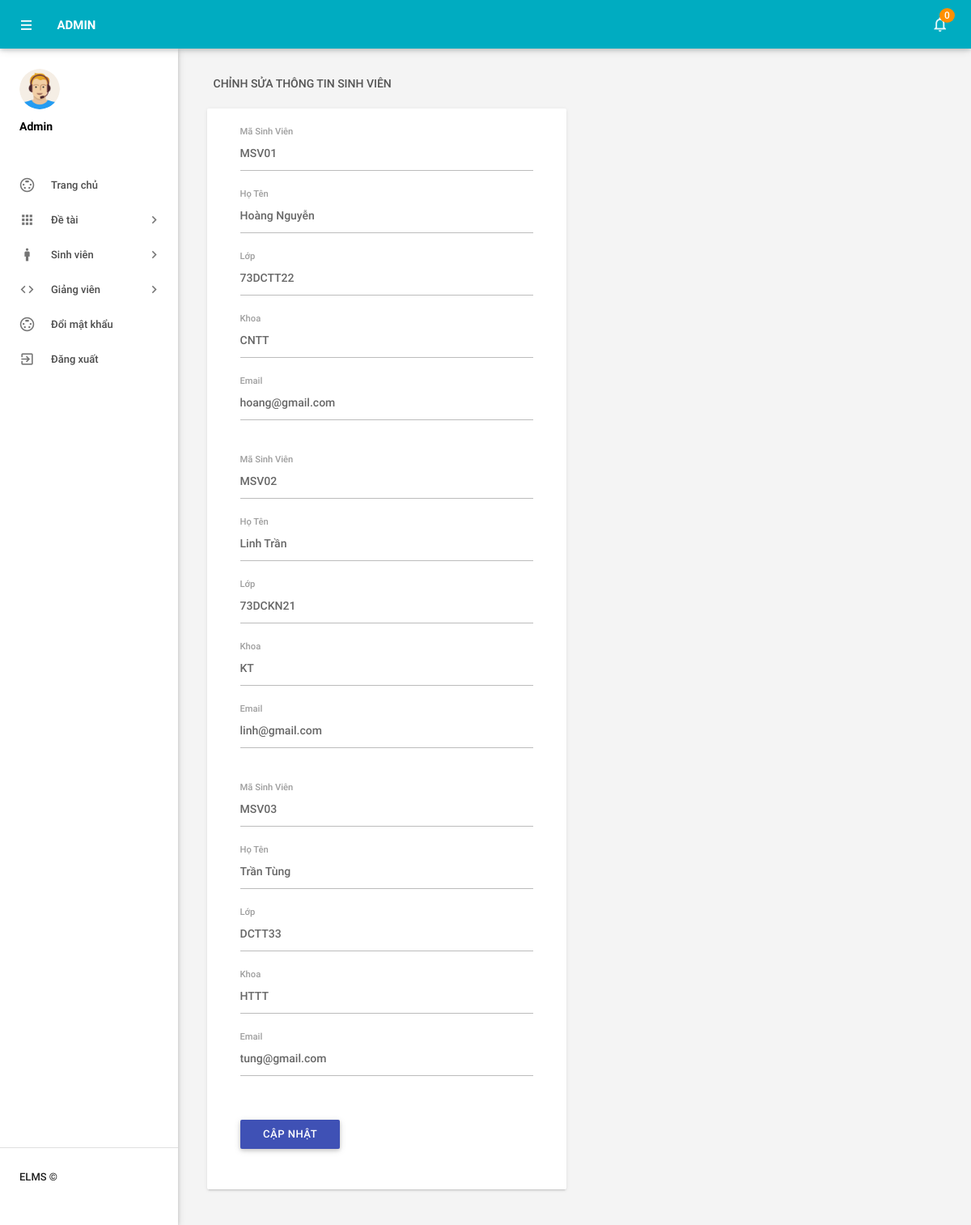
The app's page /BTL_CNPM/admin/editleavetype.php (signed in) with its own data.
### tables this page shows
CREATE TABLE `sinh_vien` (
  `MaSV` varchar(50) NOT NULL,
  `Hoten` varchar(50) NOT NULL,
  `Lop` varchar(50) NOT NULL,
  `Khoa` varchar(50) NOT NULL,
  `Email` varchar(50) NOT NULL,
  `Password` varchar(50) NOT NULL
);

### BTL_CNPM/admin/editleavetype.php (the view, shortened to what this page needs)
<?php
include('includes/config.php');
?>
<!DOCTYPE html>
<html lang="vi">
<head>
    <link type="text/css" rel="stylesheet" href="../assets/plugins/materialize/css/materialize.min.css"/>
    <link href="../assets/plugins/material-preloader/css/materialPreloader.min.css" rel="stylesheet">
    <link href="../assets/css/alpha.min.css" rel="stylesheet" type="text/css"/>
    <link href="../assets/css/custom.css" rel="stylesheet" type="text/css"/>
</head>
<body>
    <?php include('includes/header.php'); ?>
    <?php include('includes/sidebar.php'); ?>
    <main class="mn-inner">
        <div class="row">
            <div class="col s12">
                <div class="page-title">Chỉnh Sửa Thông Tin Sinh Viên</div>
            </div>
            <div class="col s12 m12 l6">
                <div class="card">
                    <div class="card-content">
                        <div class="row">
                            <form class="col s12" method="post">
                                <?php
                                $masv = intval($_GET['masv']);
                                $sql = "SELECT * FROM sinh_vien WHERE MaSV=:masv";
                                $query = $dbh->prepare($sql);
                                $query->bindParam(':masv', $masv, PDO::PARAM_STR);
                                $query->execute();
                                $results = $query->fetchAll(PDO::FETCH_OBJ);
                                if ($query->rowCount() > 0) {
                                    foreach ($results as $result) { ?>
                                        <div class="row">
                                            <div class="input-field col s12">
                                                <input id="masv" type="text" class="validate" autocomplete="off"
                                                       name="masv" value="<?php echo htmlentities($result->MaSV); ?>"
                                                       required readonly>
                                                <label for="masv">Mã Sinh Viên</label>
                                            </div>
                                            <div class="input-field col s12">
                                                <input id="hoten" type="text" class="validate" autocomplete="off"
                                                       name="hoten" value="<?php echo htmlentities($result->Hoten); ?>"
                                                       required>
                                                <label for="hoten">Họ Tên</label>
                                            </div>
                                            <div class="input-field col s12">
                                                <input id="lop" type="text" class="validate" autocomplete="off"
                                                       name="lop" value="<?php echo htmlentities($result->Lop); ?>" required>
                                                <label for="lop">Lớp</label>
                                            </div>
                                            <div class="input-field col s12">
                                                <input id="khoa" type="text" class="validate" autocomplete="off"
                                                       name="khoa" value="<?php echo htmlentities($result->Khoa); ?>" required>
                                                <label for="khoa">Khoa</label>
                                            </div>
                                            <div class="input-field col s12">
                                                <input id="email" type="email" class="validate" autocomplete="off"
                                                       name="email" value="<?php echo htmlentities($result->Email); ?>" required>
                                                <label for="email">Email</label>
                                            </div>
                                        </div>
                                <?php }} ?>
                                <div class="input-field col s12">
                                    <button type="submit" name="update" class="waves-effect waves-light btn indigo m-b-xs">
                                        Cập nhật
                                    </button>
                                </div>
                            </form>
                        </div>
                    </div>
                </div>
            </div>
        </div>
    </main>
    <div class="left-sidebar-hover"></div>
</body>
</html>

### records on screen
sinh_vien: masv "MSV01", hoten "Hoàng Nguyễn", lop "73DCTT22", khoa "CNTT", email "hoang@gmail.com"
sinh_vien: masv "MSV02", hoten "Linh Trần", lop "73DCKN21", khoa "KT", email "linh@gmail.com"
sinh_vien: masv "MSV03", hoten "Trần Tùng", lop "DCTT33", khoa "HTTT", email "tung@gmail.com"

### other values on screen
$unreadcount "0"
